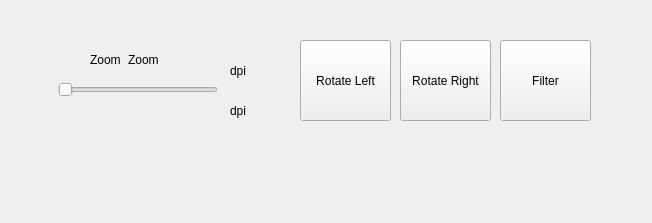
<?xml version="1.0" encoding="UTF-8"?>
<ui version="4.0">
 <class>PmPicEdit</class>
 <widget class="QWidget" name="PmPicEdit">
  <property name="geometry">
   <rect>
    <x>0</x>
    <y>0</y>
    <width>652</width>
    <height>223</height>
   </rect>
  </property>
  <property name="windowTitle">
   <string>PmPicEdit</string>
  </property>
  <widget class="QToolButton" name="btnRotateRight">
   <property name="geometry">
    <rect>
     <x>400</x>
     <y>40</y>
     <width>91</width>
     <height>81</height>
    </rect>
   </property>
   <property name="text">
    <string>Rotate Right</string>
   </property>
  </widget>
  <widget class="QSlider" name="photoZoomSplitter">
   <property name="geometry">
    <rect>
     <x>58</x>
     <y>80</y>
     <width>160</width>
     <height>19</height>
    </rect>
   </property>
   <property name="orientation">
    <enum>Qt::Horizontal</enum>
   </property>
  </widget>
  <widget class="QLabel" name="label">
   <property name="geometry">
    <rect>
     <x>128</x>
     <y>50</y>
     <width>31</width>
     <height>20</height>
    </rect>
   </property>
   <property name="text">
    <string>Zoom</string>
   </property>
  </widget>
  <widget class="QLabel" name="lbDPIIcon">
   <property name="geometry">
    <rect>
     <x>230</x>
     <y>50</y>
     <width>41</width>
     <height>41</height>
    </rect>
   </property>
   <property name="text">
    <string>dpi</string>
   </property>
  </widget>
  <widget class="QToolButton" name="btnRotateLeft">
   <property name="geometry">
    <rect>
     <x>300</x>
     <y>40</y>
     <width>91</width>
     <height>81</height>
    </rect>
   </property>
   <property name="text">
    <string>Rotate Left</string>
   </property>
  </widget>
  <widget class="QToolButton" name="btnFlter">
   <property name="geometry">
    <rect>
     <x>500</x>
     <y>40</y>
     <width>91</width>
     <height>81</height>
    </rect>
   </property>
   <property name="text">
    <string>Filter</string>
   </property>
  </widget>
  <widget class="QLabel" name="lbDPI">
   <property name="geometry">
    <rect>
     <x>230</x>
     <y>100</y>
     <width>41</width>
     <height>21</height>
    </rect>
   </property>
   <property name="text">
    <string>dpi</string>
   </property>
  </widget>
  <widget class="QLabel" name="lbZoomIcon">
   <property name="geometry">
    <rect>
     <x>90</x>
     <y>50</y>
     <width>31</width>
     <height>20</height>
    </rect>
   </property>
   <property name="text">
    <string>Zoom</string>
   </property>
  </widget>
 </widget>
 <layoutdefault spacing="6" margin="11"/>
 <resources/>
 <connections/>
</ui>
